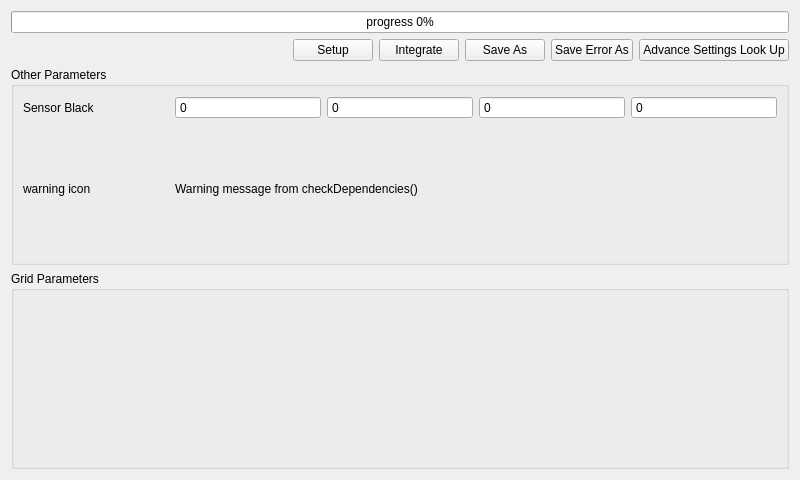
<?xml version="1.0" encoding="UTF-8"?>
<ui version="4.0">
 <class>LSHTuning</class>
 <widget class="QWidget" name="LSHTuning">
  <property name="geometry">
   <rect>
    <x>0</x>
    <y>0</y>
    <width>800</width>
    <height>480</height>
   </rect>
  </property>
  <property name="windowTitle">
   <string>LSH Tuning</string>
  </property>
  <layout class="QGridLayout" name="gridLayout">
   <item row="0" column="0" colspan="6">
    <widget class="QProgressBar" name="progress">
     <property name="value">
      <number>0</number>
     </property>
     <property name="format">
      <string>progress %p%</string>
     </property>
    </widget>
   </item>
   <item row="3" column="0" colspan="6">
    <widget class="QGroupBox" name="param_grp">
     <property name="title">
      <string>Grid Parameters</string>
     </property>
     <property name="flat">
      <bool>true</bool>
     </property>
     <layout class="QGridLayout" name="param_grp_lay"/>
    </widget>
   </item>
   <item row="2" column="0" colspan="6">
    <widget class="QGroupBox" name="blc_grp">
     <property name="title">
      <string>Other Parameters</string>
     </property>
     <property name="flat">
      <bool>true</bool>
     </property>
     <layout class="QGridLayout" name="gridLayout_5">
      <item row="1" column="3">
       <widget class="QSpinBox" name="blc_sensor2">
        <property name="readOnly">
         <bool>true</bool>
        </property>
        <property name="buttonSymbols">
         <enum>QAbstractSpinBox::NoButtons</enum>
        </property>
       </widget>
      </item>
      <item row="1" column="2">
       <widget class="QSpinBox" name="blc_sensor1">
        <property name="readOnly">
         <bool>true</bool>
        </property>
        <property name="buttonSymbols">
         <enum>QAbstractSpinBox::NoButtons</enum>
        </property>
       </widget>
      </item>
      <item row="1" column="1">
       <widget class="QSpinBox" name="blc_sensor0">
        <property name="readOnly">
         <bool>true</bool>
        </property>
        <property name="buttonSymbols">
         <enum>QAbstractSpinBox::NoButtons</enum>
        </property>
       </widget>
      </item>
      <item row="1" column="4">
       <widget class="QSpinBox" name="blc_sensor3">
        <property name="readOnly">
         <bool>true</bool>
        </property>
        <property name="buttonSymbols">
         <enum>QAbstractSpinBox::NoButtons</enum>
        </property>
       </widget>
      </item>
      <item row="1" column="0">
       <widget class="QLabel" name="label_3">
        <property name="text">
         <string>Sensor Black</string>
        </property>
       </widget>
      </item>
      <item row="2" column="0">
       <widget class="QLabel" name="warning_icon">
        <property name="text">
         <string notr="true">warning icon</string>
        </property>
       </widget>
      </item>
      <item row="2" column="1" colspan="4">
       <widget class="QLabel" name="warning_lbl">
        <property name="text">
         <string notr="true">Warning message from checkDependencies()</string>
        </property>
       </widget>
      </item>
     </layout>
    </widget>
   </item>
   <item row="1" column="1">
    <widget class="QPushButton" name="reset_btn">
     <property name="text">
      <string>Setup</string>
     </property>
    </widget>
   </item>
   <item row="1" column="3">
    <widget class="QPushButton" name="save_btn">
     <property name="text">
      <string>Save As</string>
     </property>
    </widget>
   </item>
   <item row="1" column="0">
    <spacer name="horizontalSpacer">
     <property name="orientation">
      <enum>Qt::Horizontal</enum>
     </property>
     <property name="sizeHint" stdset="0">
      <size>
       <width>824</width>
       <height>20</height>
      </size>
     </property>
    </spacer>
   </item>
   <item row="1" column="5">
    <widget class="QPushButton" name="advSettLookUp_btn">
     <property name="text">
      <string>Advance Settings Look Up</string>
     </property>
    </widget>
   </item>
   <item row="1" column="2">
    <widget class="QPushButton" name="integrate_btn">
     <property name="text">
      <string>Integrate</string>
     </property>
    </widget>
   </item>
   <item row="1" column="4">
    <widget class="QPushButton" name="saveError_btn">
     <property name="text">
      <string>Save Error As</string>
     </property>
    </widget>
   </item>
  </layout>
 </widget>
 <tabstops>
  <tabstop>reset_btn</tabstop>
  <tabstop>save_btn</tabstop>
  <tabstop>blc_sensor0</tabstop>
  <tabstop>blc_sensor1</tabstop>
  <tabstop>blc_sensor2</tabstop>
  <tabstop>blc_sensor3</tabstop>
 </tabstops>
 <resources/>
 <connections/>
</ui>
